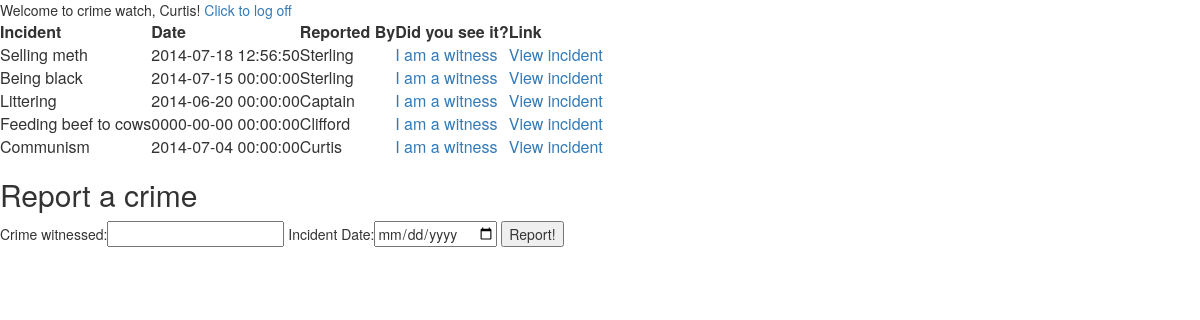
The app's page /main.php (signed in) with its own data.
### tables this page shows
CREATE TABLE `incidents` (
  `id` int(11) NOT NULL AUTO_INCREMENT,
  `name` varchar(45) DEFAULT NULL,
  `created_at` datetime DEFAULT NULL,
  `updated_at` datetime DEFAULT NULL,
  `users_id` int(11) NOT NULL,
  PRIMARY KEY (`id`),
  KEY `fk_incidents_users_idx` (`users_id`)
);

CREATE TABLE `users` (
  `id` int(11) NOT NULL AUTO_INCREMENT,
  `first_name` varchar(45) DEFAULT NULL,
  `last_name` varchar(45) DEFAULT NULL,
  `email` varchar(45) DEFAULT NULL,
  `password` varchar(45) DEFAULT NULL,
  `created_at` datetime DEFAULT NULL,
  `updated_at` datetime DEFAULT NULL,
  PRIMARY KEY (`id`)
);

### new-connection.php (called while the page is built, shortened)
<?php
$connection = new mysqli(DB_HOST, DB_USER, DB_PASS, DB_DATABASE);
function fetch_all($query)
{
	$data = array();
	global $connection;
	$result = $connection->query($query);
	while($row = mysqli_fetch_assoc($result))
	{
		$data[] = $row;
	}
	return $data;
}
?>

### main.php (the view, shortened to what this page needs)
<?php
echo "Welcome to crime watch, {$_SESSION['first_name']}!   ";
echo "<a href='process.php'>Click to log off </a>";
require('new-connection.php');
$query = "SELECT incidents.name, incidents.created_at, users.first_name, incidents.id, users.id as user_id FROM incidents JOIN users WHERE incidents.users_id = users.id;";
$incidents = fetch_all($query);
?>
<html>
<head>
	<link rel="stylesheet" href="http://maxcdn.bootstrapcdn.com/bootstrap/3.2.0/css/bootstrap.min.css">
	<link rel="stylesheet" href="http://maxcdn.bootstrapcdn.com/bootstrap/3.2.0/css/bootstrap-theme.min.css">
</head>
<body>
	<table>
 		<thead>
 			<th>Incident</th>
 			<th>Date</th>
 			<th>Reported By</th>
 			<th>Did you see it?</th>
 			<th>Link</th>
 		</thead>
 		<?php
 			foreach ($incidents as $incident)
 			{
 				echo
 				"<tr>
 					<td>{$incident['name']}</td>
 					<td>{$incident['created_at']}</td>
 					<td>{$incident['first_name']}</td>
 					<td><a href='process.php?action=report&id={$incident['id']}'>I am a witness</a></td>
 					<td><a href='process.php?action=view&id={$incident['id']}'>View incident</a></td>
 				</tr>";
 			}
 		 ?>
 	</table>
 	<h2>Report a crime</h2>
 	<form action='process.php?action=add' method='post'>
 		Crime witnessed:<input type='text' name='incident_name'>
 		Incident Date:<input type='date' name='incident_date'>
 		<input type='submit' value='Report!'>
 	</form>
</body>
</html>

### records on screen
incidents: name "Selling meth", created_at "2014-07-18 12:56:50", users.first_name "Sterling"
incidents: name "Being black", created_at "2014-07-15 00:00:00", users.first_name "Sterling"
incidents: name "Littering", created_at "2014-06-20 00:00:00", users.first_name "Captain"
incidents: name "Feeding beef to cows", created_at "0000-00-00 00:00:00", users.first_name "Clifford"
incidents: name "Communism", created_at "2014-07-04 00:00:00", users.first_name "Curtis"

### other values on screen
$_SESSION['first_name'] "Curtis"
